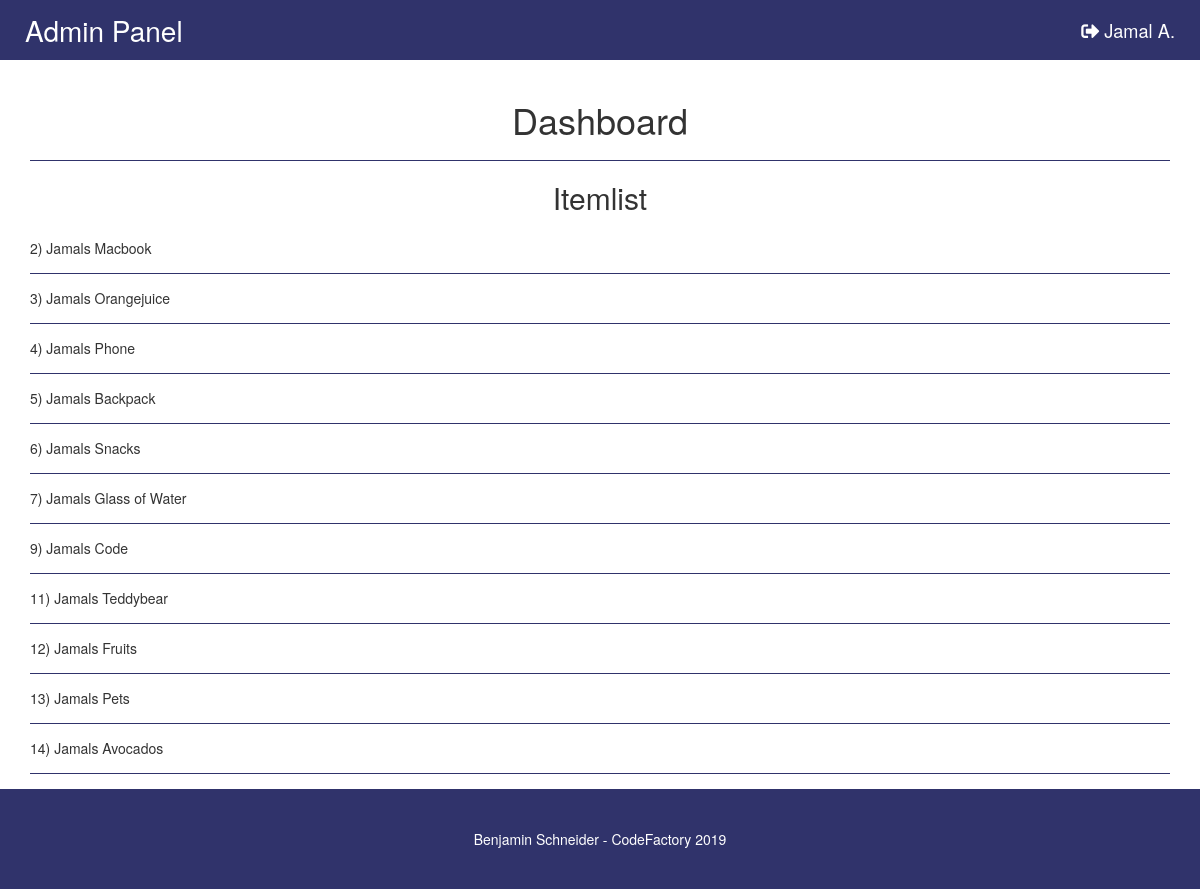
Page /home.php (signed in) on the committed database.
### tables this page shows
CREATE TABLE `userdata` (
  `userdata_id` int(11) NOT NULL,
  `userFirstName` varchar(55) DEFAULT NULL,
  `userLastName` varchar(55) DEFAULT NULL,
  `userEmail` varchar(55) DEFAULT NULL,
  `userPassword` varchar(255) DEFAULT NULL,
  `adminrole` enum('Y','N') NOT NULL DEFAULT 'N'
);

CREATE TABLE `items` (
  `item_id` int(11) NOT NULL,
  `itemName` varchar(55) DEFAULT NULL
);

### home.php (the view, shortened to what this page needs)
<?php
	require_once 'db_connection.php';
	if (isset($_SESSION['user'])){
		$res=mysqli_query($mysqli, "SELECT * FROM `userdata` WHERE userdata_id=". $_SESSION['user']. "");
		$userRow=mysqli_fetch_array($res, MYSQLI_ASSOC);
	}
?>
<!DOCTYPE html>
<html lang="en">
<head>
	<link rel="stylesheet" href="https://maxcdn.bootstrapcdn.com/bootstrap/3.3.7/css/bootstrap.min.css">
	<link rel="stylesheet" href="https://use.fontawesome.com/releases/v5.7.2/css/all.css">
	<link rel="stylesheet" type="text/css" href="style.css">
</head>
<body>
	<div class="navbar">
		<p>Admin Panel</p>
		<span class="navbar-login">
			<a href="login.php" title="Login">
			<?php
				if (isset($_SESSION['user'])) {
					$displayName = $userRow['userFirstName']. " ". $userRow['userLastName'][0]. ".";
					echo '<i class="fas fa-sign-out-alt"></i> '. $displayName;
				}
				elseif (isset($_SESSION['admin'])) {
					$displayName = $userRow['userFirstName']. " ". $userRow['userLastName'][0]. ".";
					echo '<i class="fas fa-sign-out-alt"></i> '. $displayName. " ADMIN";
				}
				else {
					echo '<i class="fas fa-sign-in-alt"></i> Login';
				}
			?>
			</a>
		</span>
	</div>
	<div class="container">
		<h1 class="pageheader">Dashboard</h1>
		<hr>
		<div class="centermepls">
			<h2>Itemlist</h2>
		</div>
		<?php
		$sql = mysqli_query($mysqli, "SELECT * FROM `items`");
		$count = mysqli_num_rows($sql);
		if($count > 0) {
			while($ItemRow = mysqli_fetch_array($sql)){
			echo
			'
				<div id="'. $ItemRow['item_id']. '" class="item">
					<p>'. $ItemRow['item_id']. ") ". $ItemRow['itemName']. '</p>';
					if(isset($_SESSION['admin'])){
					echo'
						<div class="itembuttons">
							<form method="POST" accept-charset="utf-8">
								<input type="hidden" name="item_id" value="'.$ItemRow['item_id'].'">
								<a type="submit" name="edit" data-toggle="modal" data-target="#editModal'. $ItemRow['item_id']. '" class="btn btn-primary itembuttons">Edit</a>
								<div class="modal fade" id="editModal'. $ItemRow['item_id']. '" role="dialog">
									<div class="modal-dialog">
										<div class="modal-content">
											<div class="modal-header">
												<button type="button" class="close" data-dismiss="modal">&times;</button>
												<h4 class="modal-title">Edit "'. $ItemRow['itemName']. '"</h4>
											</div>
											<div class="modal-body">
												<p>Item Name</p>
												<input type="text" name="itemName" value="'. $ItemRow['itemName']. '">
											</div>
											<div class="modal-footer">
												<input type="submit" name="update" class="btn btn-primary" value="Update">
												<button type="submit" class="btn btn-default" data-dismiss="modal">Go back</button>
											</div>
										</div>
									</div>
								</div>
							</form>
							<form method="POST" accept-charset="utf-8">
								<input type="hidden" name="item_id" value="'.$ItemRow['item_id'].'">
								<a type="submit" name="delete" data-toggle="modal" data-target="#deleteModal'. $ItemRow['item_id']. '" class="btn btn-danger itembuttons">Delete</a>
								<div class="modal fade" id="deleteModal'. $ItemRow['item_id']. '" role="dialog">
									<div class="modal-dialog">
										<div class="modal-content">
											<div class="modal-header">
												<button type="button" class="close" data-dismiss="modal">&times;</button>
												<h4 class="modal-title">Delete "'. $ItemRow['itemName']. '"</h4>
											</div>
											<div class="modal-body">
												<h3>Are you sure you want to delete "'. $ItemRow['itemName']. '"?</h3>
											</div>
											<div class="modal-footer">
												<input type="submit" name="delete" class="btn btn-danger" value="Delete">
												<button type="submit" class="btn btn-default" data-dismiss="modal">Go back</button>
											</div>
										</div>
									</div>
								</div>
							</form>
						</div>';
					} echo '
				</div>
			';
				}
			}
		else{
			echo 'No data available';
		}
		?>
	</div>
		<div class="footer">
			<p>Benjamin Schneider - CodeFactory 2019</p>
		</div>
</body>
</html>

### style.css (style rules this page uses)
html { position: relative; min-height: 100%; }
body { margin-bottom: 115px; }
.navbar { display: flex; border-radius: 0; background-color: #30336b; border: none; }
.navbar p { color: #fff; font-size: 2em; margin: 10px 25px; }
.navbar-login { right: 15px; margin: auto 25px auto auto; font-size: 1.3em; }
.navbar-login a, .navbar-login .fas { color: #fff; }
.pageheader { text-align: center; }
hr { border-color: #30336b; }
.successmessage h3, .centermepls { text-align: center; }
.item { height: 50px; display: flex; border-bottom: 1px solid #30336b; }
.item p, .itembuttons { margin: auto 0; }
.footer { position: absolute; bottom: 0; display: flex; width: 100%; background-color: #30336b; height: 100px; }
.footer p { color: #fff; margin: auto; }

### rows in the picture
userdata: displayName "Jamal A."
items: item_id "2", itemName "Jamals Macbook"
items: item_id "3", itemName "Jamals Orangejuice"
items: item_id "4", itemName "Jamals Phone"
items: item_id "5", itemName "Jamals Backpack"
items: item_id "6", itemName "Jamals Snacks"
items: item_id "7", itemName "Jamals Glass of Water"
items: item_id "9", itemName "Jamals Code"
items: item_id "11", itemName "Jamals Teddybear"
items: item_id "12", itemName "Jamals Fruits"
items: item_id "13", itemName "Jamals Pets"
items: item_id "14", itemName "Jamals Avocados"
